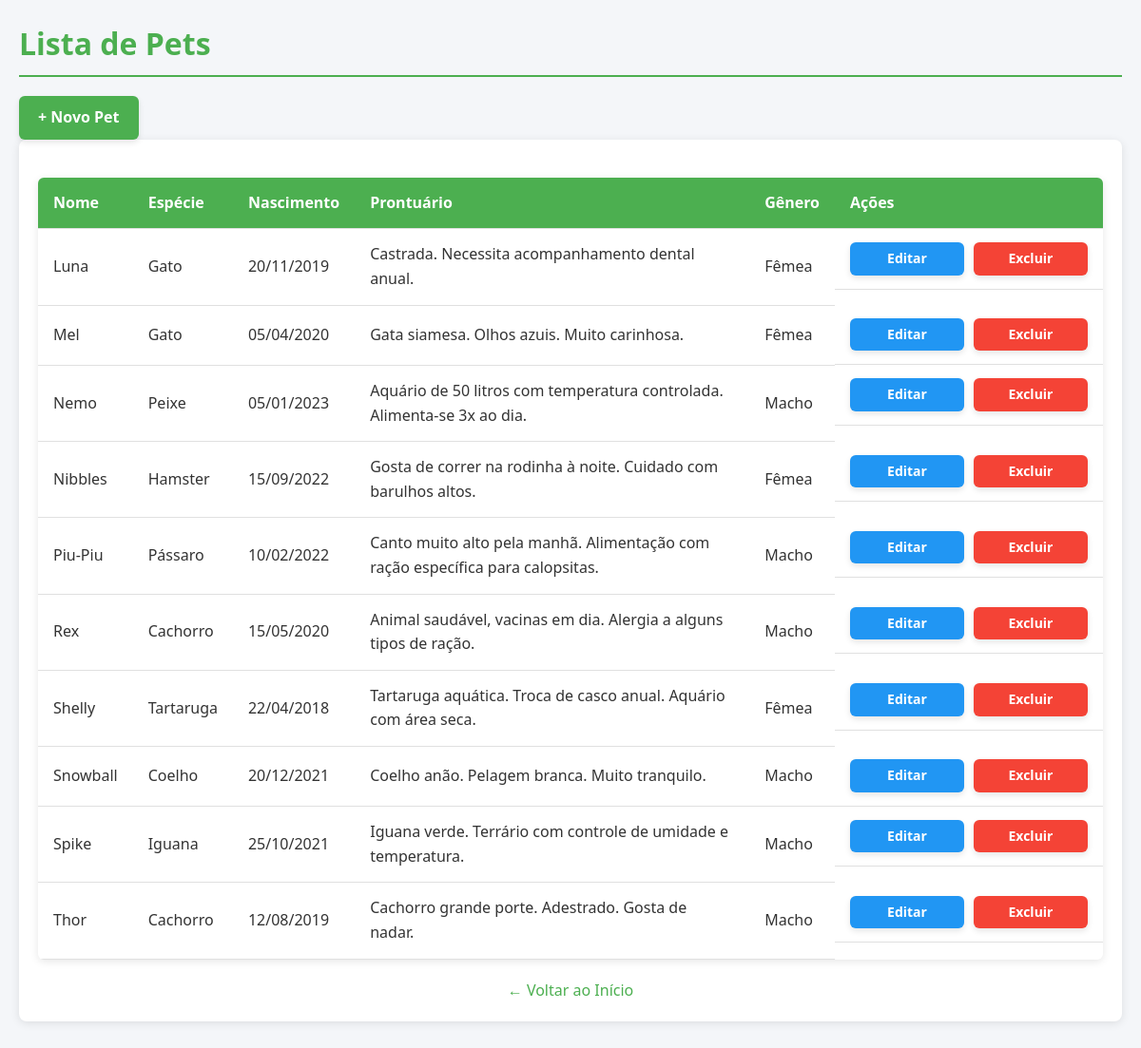
Screenshot of /listar_pets.php (signed in) with the database file from the repository.
### tables this page shows
CREATE TABLE `pets` (
  `id_pet` int NOT NULL,
  `nome` varchar(100) NOT NULL,
  `nascimento` date DEFAULT NULL,
  `id_especie` int NOT NULL,
  `prontuario` text,
  `genero` enum('Macho','Fêmea') NOT NULL
);

CREATE TABLE `especies` (
  `id_especie` int NOT NULL,
  `nome` varchar(50) NOT NULL
);

### listar_pets.php (the view, shortened to what this page needs)
<?php
include 'conexao.php';
?>
<!DOCTYPE html>
<html lang="pt-BR">
<head>
    <link rel="stylesheet" href="styles.css">
</head>
<body>
    <div class="container">
        <h1 class="page-title">Lista de Pets</h1>
        <div class="actions-bar">
            <a href="cadastrar_pet.php" class="btn btn-primary">+ Novo Pet</a>
        </div>
        <div class="card">
            <div class="card-body">
                <table class="table">
                    <thead>
                        <tr>
                            <th>Nome</th>
                            <th>Espécie</th>
                            <th>Nascimento</th>
                            <th>Prontuário</th>
                            <th>Gênero</th>
                            <th class="acoes-col">Ações</th>
                        </tr>
                    </thead>
                    <tbody>
                        <?php
                        $sql = "SELECT p.*, e.nome as especie_nome
                                FROM pets p
                                JOIN especies e ON p.id_especie = e.id_especie
                                ORDER BY p.nome";
                        $result = mysqli_query($con, $sql);
                        if ($result && mysqli_num_rows($result) > 0) {
                            while ($row = mysqli_fetch_assoc($result)) {
                                $data_nasc = $row['nascimento'] ? date('d/m/Y', strtotime($row['nascimento'])) : 'Não informado';
                                $prontuario = $row['prontuario'] ? $row['prontuario'] : 'Nenhum prontuário cadastrado';
                                echo "<tr>
                                    <td>{$row['nome']}</td>
                                    <td>{$row['especie_nome']}</td>
                                    <td>{$data_nasc}</td>
                                    <td>{$prontuario}</td>
                                    <td>{$row['genero']}</td>
                                    <td class='botoes-direita'>
                                        <a href='editar_pet.php?id={$row['id_pet']}' class='btn btn-secondary btn-sm'>Editar</a>
                                        <a href='delete.php?tabela=pets&id={$row['id_pet']}' class='btn btn-danger btn-sm' onclick='return confirm(\"Tem certeza que deseja excluir este pet?\")'>Excluir</a>
                                    </td>
                                </tr>";
                            }
                        } else {
                            echo "<tr><td colspan='6' class='text-center'>Nenhum pet cadastrado</td></tr>";
                        }
                        ?>
                    </tbody>
                </table>
                <div class="text-center" style="margin-top: 20px;">
                    <a href="principal.php" class="link">← Voltar ao Início</a>
                </div>
            </div>
        </div>
    </div>
</body>
</html>

### styles.css (style rules this page uses)
:root { --primary: #4CAF50; --primary-dark: #388E3C; --secondary: #2196F3; --secondary-dark: #0B79D0; --danger: #F44336; --danger-dark: #C62828; --light: #F4F6F9; --dark: #212121; --white: #FFFFFF; --text-dark: #333333; --shadow: rgba(0, 0, 0, 0.1); }
* { margin: 0; padding: 0; box-sizing: border-box; font-family: 'Segoe UI', Tahoma, Geneva, Verdana, sans-serif; }
body { background-color: var(--light); color: var(--text-dark); line-height: 1.6; }
.container { max-width: 1200px; margin: auto; padding: 20px; }
h1, h2, h3 { color: var(--primary); margin-bottom: 20px; padding-bottom: 8px; border-bottom: 2px solid var(--primary); font-weight: 600; }
.btn { display: inline-block; padding: 10px 20px; border-radius: 6px; text-decoration: none; font-weight: 600; border: none; cursor: pointer; text-align: center; transition: all 0.3s ease; box-shadow: 0 3px 6px var(--shadow); width: auto; min-width: 120px; }
.btn-primary { background: var(--primary); color: var(--white); }
.btn-secondary { background: var(--secondary); color: var(--white); }
.btn-danger { background: var(--danger); color: var(--white); }
.btn-sm { padding: 6px 12px; font-size: 14px; }
.table { width: 100%; border-collapse: collapse; margin: 20px 0; background: var(--white); box-shadow: 0 2px 8px var(--shadow); border-radius: 6px; overflow: hidden; }
.table th, .table td { padding: 14px 16px; text-align: left; border-bottom: 1px solid #e0e0e0; }
.table th { background: var(--primary); color: var(--white); font-weight: 600; }
.card { background: var(--white); border-radius: 8px; box-shadow: 0 2px 10px var(--shadow); margin-bottom: 30px; overflow: hidden; }
.card-body { padding: 20px; }
.text-center { text-align: center; }
.link { color: var(--primary); text-decoration: none; }
.botoes-direita { display: flex; gap: 10px; margin-left: auto; }

### rows the page displays
pets: nome "Luna", id_especie.nome "Gato", nascimento "20/11/2019", prontuario "Castrada. Necessita acompanhamento dental anual.", genero "Fêmea"
pets: nome "Mel", id_especie.nome "Gato", nascimento "05/04/2020", prontuario "Gata siamesa. Olhos azuis. Muito carinhosa.", genero "Fêmea"
pets: nome "Nemo", id_especie.nome "Peixe", nascimento "05/01/2023", prontuario "Aquário de 50 litros com temperatura controlada. Alimenta-se 3x ao dia.", genero "Macho"
pets: nome "Nibbles", id_especie.nome "Hamster", nascimento "15/09/2022", prontuario "Gosta de correr na rodinha à noite. Cuidado com barulhos altos.", genero "Fêmea"
pets: nome "Piu-Piu", id_especie.nome "Pássaro", nascimento "10/02/2022", prontuario "Canto muito alto pela manhã. Alimentação com ração específica para calopsitas.", genero "Macho"
pets: nome "Rex", id_especie.nome "Cachorro", nascimento "15/05/2020", prontuario "Animal saudável, vacinas em dia. Alergia a alguns tipos de ração.", genero "Macho"
pets: nome "Shelly", id_especie.nome "Tartaruga", nascimento "22/04/2018", prontuario "Tartaruga aquática. Troca de casco anual. Aquário com área seca.", genero "Fêmea"
pets: nome "Snowball", id_especie.nome "Coelho", nascimento "20/12/2021", prontuario "Coelho anão. Pelagem branca. Muito tranquilo.", genero "Macho"
pets: nome "Spike", id_especie.nome "Iguana", nascimento "25/10/2021", prontuario "Iguana verde. Terrário com controle de umidade e temperatura.", genero "Macho"
pets: nome "Thor", id_especie.nome "Cachorro", nascimento "12/08/2019", prontuario "Cachorro grande porte. Adestrado. Gosta de nadar.", genero "Macho"
